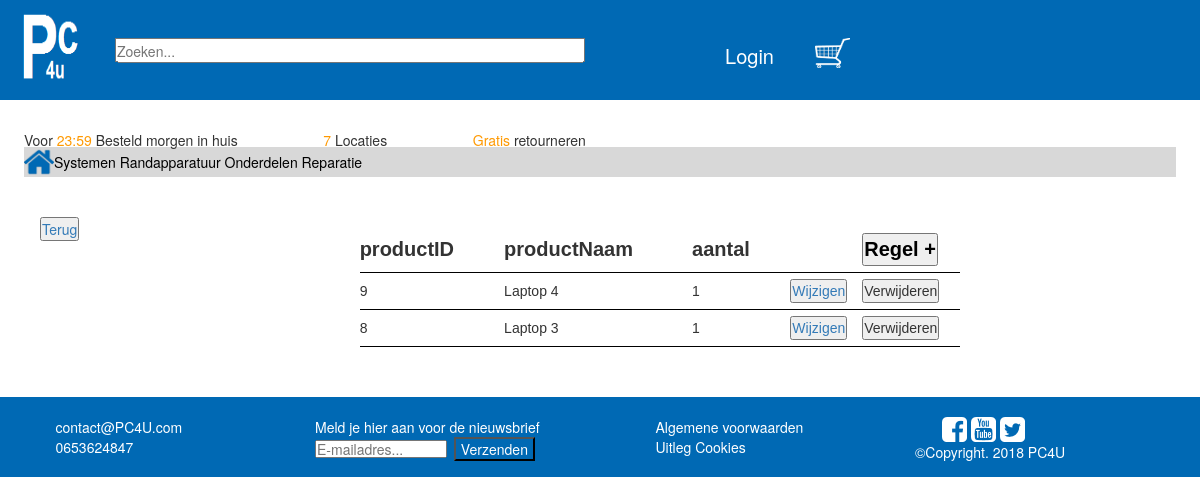
Screenshot of /regelBeheer.php?id=22 with the database file from the repository.
### tables this page shows
CREATE TABLE `factuurregels` (
  `ID` int(10) NOT NULL,
  `productID` int(10) NOT NULL,
  `aantal` int(10) NOT NULL,
  `factuurID` int(10) NOT NULL
);

CREATE TABLE `product` (
  `ID` int(10) NOT NULL,
  `Naam` varchar(40) NOT NULL,
  `Beschrijving` varchar(2000) NOT NULL,
  `eig1` varchar(36) NOT NULL,
  `eig2` varchar(36) NOT NULL,
  `eig3` varchar(36) NOT NULL,
  `eig4` varchar(36) NOT NULL,
  `Voorraad` int(10) NOT NULL,
  `Categorie` varchar(60) NOT NULL,
  `Prijs` int(10) NOT NULL,
  `Korting` int(11) NOT NULL,
  `imglocation` varchar(100) NOT NULL
);

### regelBeheer.php (the view, shortened to what this page needs)
<?php
$conn = mysqli_connect("localhost", "root", "");
if(isset($_GET['id'])) {
    $id = $_GET['id'];
}
if(isset($_GET['id'])) {
    $factuurID = $_GET['id'];
    $query = mysqli_query($conn, "SELECT * FROM factuurregels WHERE factuurID = $factuurID ");
}
?>
<!DOCTYPE html>
<html lang="en">
<head>
    <link rel="stylesheet" href="style/productBeheer.css">
</head>
<body>
<?php include_once("header/header.php") ?>
<a href="bestellingBeheer.php"><button style="float: left; margin: 40px;">Terug</button></a>
<div id="categorieBeheer">
    <table width="100%" style="margin: 0px auto;">
        <tr id="tableHeader">
            <td style="padding-right: 20px;">productID</td>
            <td style="padding-right: 20px;">productNaam</td>
            <td style="padding-right: 20px;">aantal</td>
            <td></td>
            <td><a href="singleRegel.php?factuurID=<?php echo $_GET['id'] ?>" style="color:black;"><button action="editPage.php">Regel +</button></a></td>
        </tr>
        <?php
        while($row = mysqli_fetch_assoc($query))
        {
            ?>
            <form method="POST" action="singleRegel.php?id=<?php echo $row['ID']; ?>" >
                <tr>
                    <td><?php echo $row['productID'] ?></td>
                    <td><?php
                        $qquery = mysqli_query($conn, "SELECT Naam FROM product WHERE ID = " . $row['productID'] . " " );
                        $rrow = mysqli_fetch_assoc($qquery);
                        echo $rrow['Naam'] ?></td>
                    <td><?php echo $row['aantal'] ?></td>
                    <td><a href="#"> <input type="submit" name="submit" value="Wijzigen"></a></td>
            </form>
            <form method="POST" action="regelBeheer.php?id=<?php echo $id; ?>&deleteid=<?php echo $row['ID']; ?>">
                <td><input type="submit" name="delete" value="Verwijderen" ></td>
            </form>
            <?php
        }
        ?>
    </table>
</div>
</body>
</html>

### style/productBeheer.css (style rules this page uses)
* { margin: 0; padding: 0; box-sizing: border-box; }
#categorieBeheer { max-width: 1700px; margin: 0px auto; margin-bottom: 50px; margin-top: 50px; }
table { max-width: 600px; }
table tr>td:nth-child(1) { width: auto; }
#tableHeader { font-size: 20px; font-weight: bold; }
a { text-decoration: none; }
table td { font-family: sans-serif; border-bottom: solid black 1px; }
table td { padding: 6px 0; }
input { font-family: sans-serif; font-size: 16px; }
body { margin:0; font-family: sans-serif; padding: 0; }

### style/header.css (style rules this page uses)
body { margin:0; font-family: sans-serif; padding: 0; }

### style/Footer.css (style rules this page uses)
#footer { width: 100%; height: 80px; background-color: rgba(0, 105, 180, 1); }
.footerText { color: white; font-size: 14px; }
#verzendKnop { background-color: rgba(0, 105, 180, 1); width: 30%; }
#emailForm { color:black; width:49%; height: 18px; margin-top: 3px; margin-right: 1%; }
.socialMedia { margin-left: 10%; }

### rows the page displays
factuurregels: productID "9", productID.Naam "Laptop 4", aantal "1"
factuurregels: productID "8", productID.Naam "Laptop 3", aantal "1"
